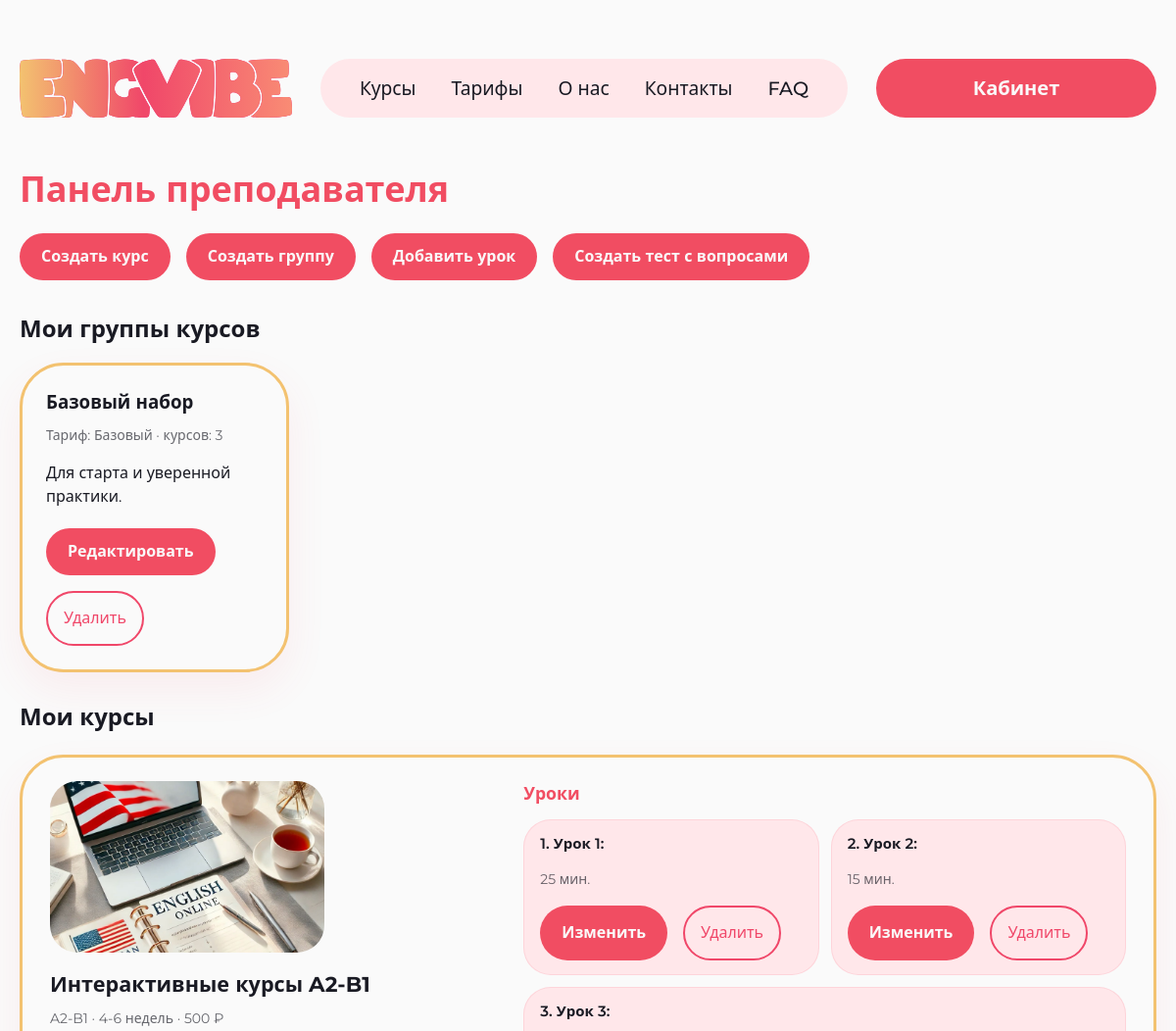
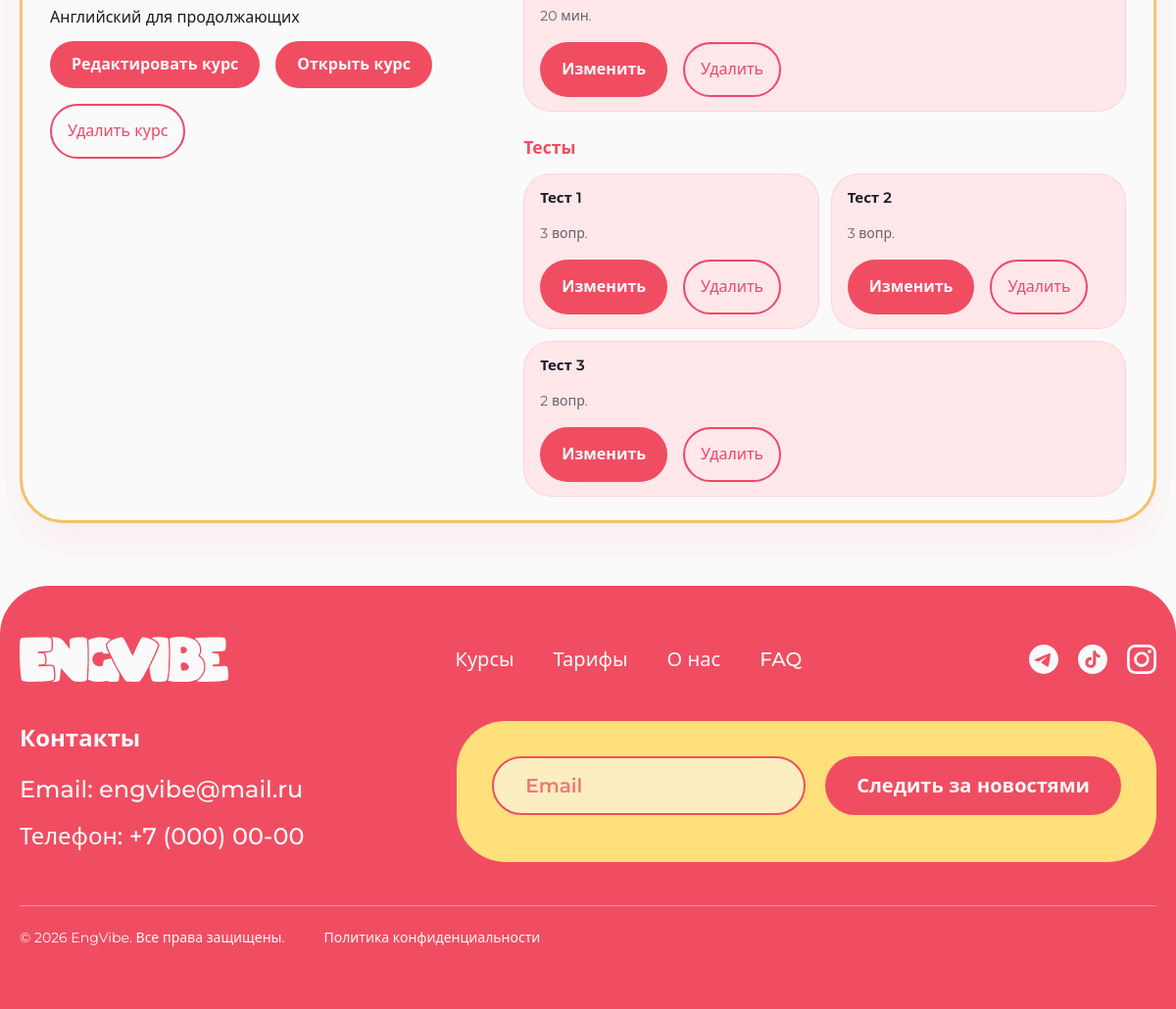
The page /teacher-panel/ (signed in) on the database its author committed (2 pictures, top to bottom).
### core/models.py (models this page shows, shortened)
class CourseGroup(models.Model):
    class Meta:
        verbose_name = 'Группа курсов'
        verbose_name_plural = 'Группы курсов'
        ordering = ['order', 'name']
    name = models.CharField(max_length=255, verbose_name='Название')
    slug = models.SlugField(max_length=80, unique=True, verbose_name='URL-идентификатор (slug)')
    description = models.TextField(blank=True, verbose_name='Описание')
    courses = models.ManyToManyField(
        Course,
        blank=True,
        related_name='course_groups',
        verbose_name='Курсы',
    )
    tariff_plan = models.ForeignKey(
        TariffPlan,
        on_delete=models.PROTECT,
        related_name='course_groups',
        verbose_name='Тариф',
    )
    created_by = models.ForeignKey(
        User,
        on_delete=models.SET_NULL,
        null=True,
        blank=True,
        related_name='created_course_groups',
        verbose_name='Создал',
    )
    created_at = models.DateTimeField(auto_now_add=True, verbose_name='Создана')
    order = models.PositiveIntegerField(default=0, verbose_name='Порядок')

class TariffPlan(models.Model):
    class Meta:
        verbose_name = 'Тарифный план'
        verbose_name_plural = 'Тарифные планы'
        ordering = ['order', 'price']
    slug = models.SlugField(unique=True, verbose_name='Код (slug)')
    name = models.CharField(max_length=120, verbose_name='Название')
    price = models.PositiveIntegerField(
        verbose_name='Цена (₽)',
        help_text='Цена в рублях за период',
    )
    billing_days = models.PositiveIntegerField(
        verbose_name='Период (дней)',
        help_text='Длительность подписки в днях',
    )
    access_all = models.BooleanField(
        default=False,
        verbose_name='Доступ ко всем курсам',
        help_text='Если да — без лимита по числу курсов',
    )
    max_courses = models.PositiveSmallIntegerField(
        null=True,
        blank=True,
        verbose_name='Макс. число курсов',
        help_text='Для базового тарифа: сколько курсов можно выбрать; пусто, если доступ ко всем',
    )
    tagline = models.CharField(max_length=255, blank=True, verbose_name='Краткий слоган')
    perks = models.TextField(
        blank=True,
        verbose_name='Преимущества',
        help_text='По одному пункту на строку',
    )
    order = models.PositiveSmallIntegerField(default=0, verbose_name='Порядок')

class Course(models.Model):
    class Meta:
        verbose_name = 'Курс'
        verbose_name_plural = 'Курсы'
        ordering = ['order', '-created_at']
    title = models.CharField(max_length=255, verbose_name='Название')
    slug = models.SlugField(unique=True, verbose_name='URL-идентификатор (slug)')
    level = models.CharField(max_length=50, default='A1-A2', verbose_name='Уровень')
    short_description = models.CharField(max_length=300, verbose_name='Краткое описание')
    description = models.TextField(verbose_name='Полное описание')
    duration = models.CharField(max_length=80, verbose_name='Длительность (текст)')
    price = models.PositiveIntegerField(
        default=1500,
        verbose_name='Цена (₽)',
        help_text='Справочная цена разовой покупки курса',
    )
    thumbnail = models.ImageField(
        upload_to='courses/',
        blank=True,
        null=True,
        verbose_name='Превью',
    )
    published = models.BooleanField(default=True, verbose_name='Опубликован')
    is_premium = models.BooleanField(default=False, verbose_name='Премиум-курс')
    teachers = models.ManyToManyField(
        User,
        blank=True,
        related_name='teaching_courses',
        verbose_name='Преподаватели',
    )
    order = models.PositiveIntegerField(default=1, verbose_name='Порядок сортировки')
    created_at = models.DateTimeField(auto_now_add=True, verbose_name='Создан')

class Lesson(models.Model):
    class Meta:
        verbose_name = 'Урок'
        verbose_name_plural = 'Уроки'
        ordering = ['order']
    course = models.ForeignKey(
        Course,
        on_delete=models.CASCADE,
        related_name='lessons',
        verbose_name='Курс',
    )
    title = models.CharField(max_length=255, verbose_name='Название')
    description = models.TextField(blank=True, verbose_name='Краткое описание (для каталога)')
    material = models.TextField(
        blank=True,
        verbose_name='Материал урока',
        help_text='HTML-контент: текст, изображения, таблицы, видео, кнопки (редактор конструктора).',
    )
    duration_minutes = models.PositiveIntegerField(default=10, verbose_name='Длительность, мин.')
    video_url = models.URLField(blank=True, verbose_name='Ссылка на видео')
    exercise_url = models.URLField(blank=True, verbose_name='Ссылка на упражнение')
    order = models.PositiveIntegerField(default=1, verbose_name='Порядок в курсе')

class CourseTest(models.Model):
    class Meta:
        verbose_name = 'Тест курса'
        verbose_name_plural = 'Тесты курсов'
        ordering = ['order']
    course = models.ForeignKey(
        Course,
        on_delete=models.CASCADE,
        related_name='tests',
        verbose_name='Курс',
    )
    title = models.CharField(max_length=255, verbose_name='Название')
    description = models.TextField(blank=True, verbose_name='Описание')
    order = models.PositiveIntegerField(default=1, verbose_name='Порядок')

### core/views.py (the view)
# urls.py: path('teacher-panel/', views.teacher_panel, name='teacher_panel'),
@user_passes_test(is_teacher)
def teacher_panel(request):
    courses = (
        Course.objects.filter(teachers=request.user)
        .distinct()
        .prefetch_related(
            Prefetch('lessons', queryset=Lesson.objects.order_by('order', 'id')),
            Prefetch(
                'tests',
                queryset=CourseTest.objects.annotate(questions_count=Count('questions')).order_by('order', 'id'),
            ),
        )
        .order_by('title')
    )
    return render(
        request,
        'core/teacher_panel.html',
        {
            'courses': courses,
            'course_groups': teacher_course_groups(request.user),
        },
    )

### core/context_processors.py (called while the page is built)
def subscription_badge(request):
    return {}

def subscription_setup(request):
    return {
        'subscription_setup_pending': getattr(request, 'subscription_setup_pending', False),
    }

### core/course_group_views.py (called while the page is built)
def teacher_course_groups(user):
    return (
        CourseGroup.objects.filter(created_by=user)
        .select_related('tariff_plan', 'created_by')
        .annotate(course_count=Count('courses'))
        .order_by('order', 'name')
    )

### core/roles.py (called while the page is built)
def is_teacher(user):
    return user.is_authenticated and user.groups.filter(name='teacher_group').exists()

def is_teacher_or_admin(user):
    return is_teacher(user) or is_admin(user)

### core/templates/core/teacher_panel.html (shortened to what this page needs)
{% extends 'core/base.html' %}
{% load static %}
{% block body_class %}page-teacher-panel{% endblock %}
{% block content %}
<section class="page-shell teacher-panel-page">
    <div class="container">
        <h1>Панель преподавателя</h1>
        <div class="inline-actions teacher-panel-toolbar">
            <a class="btn btn-primary btn-pill btn-compact" href="{% url 'core:course_create' %}">Создать курс</a>
            <a class="btn btn-primary btn-pill btn-compact" href="{% url 'core:course_group_create' %}">Создать группу</a>
            <a class="btn btn-primary btn-pill btn-compact" href="{% url 'core:lesson_create' %}">Добавить урок</a>
            <a class="btn btn-primary btn-pill btn-compact" href="{% url 'core:test_create' %}">Создать тест с вопросами</a>
        </div>
        <section class="teacher-groups-section">
            <h2 class="teacher-panel-section-title">Мои группы курсов</h2>
            <div class="admin-list">
                {% for group in course_groups %}
                    <article class="surface-card panel-entity-card">
                        <h3>{{ group.name }}</h3>
                        <p class="meta">Тариф: {{ group.tariff_plan.name }} · курсов: {{ group.course_count }}</p>
                        {% if group.description %}<p>{{ group.description|truncatewords:24 }}</p>{% endif %}
                        <div class="inline-actions">
                            <a class="btn btn-primary btn-pill btn-compact" href="{% url 'core:course_group_update' group.slug %}">Редактировать</a>
                            <a class="btn btn-outline-pink btn-pill btn-compact" href="{% url 'core:course_group_delete' group.slug %}">Удалить</a>
                        </div>
                    </article>
                {% empty %}
                    <article class="surface-card"><p class="meta">Вы ещё не создавали групп. Группа объединяет курсы для выбора при покупке тарифа.</p></article>
                {% endfor %}
            </div>
        </section>
        <section class="teacher-courses-section">
            <h2 class="teacher-courses-section__title">Мои курсы</h2>
            <div class="teacher-courses-list">
                {% for course in courses %}
                    <article class="surface-card teacher-course-card">
                        <div class="teacher-course-card__layout">
                            <div class="teacher-course-card__info">
                                {% if course.thumbnail %}
                                    <img loading="lazy" class="teacher-course-card__thumb" src="{{ course.thumbnail.url }}" alt="">
                                {% endif %}
                                <h3 class="teacher-course-card__title">{{ course.title }}</h3>
                                <p class="meta teacher-course-card__meta">
                                    {{ course.level }} · {{ course.duration }} · {{ course.price }} ₽
                                </p>
                                <p class="teacher-course-card__short">{{ course.short_description }}</p>
                                <div class="inline-actions teacher-course-card__actions">
                                    <a class="btn btn-primary btn-pill btn-compact" href="{% url 'core:course_update' course.slug %}">Редактировать курс</a>
                                    <a class="btn btn-primary btn-pill btn-compact" href="{% url 'core:course_detail' course.slug %}">Открыть курс</a>
                                    <a class="btn btn-outline-pink btn-pill btn-compact" href="{% url 'core:course_delete' course.slug %}">Удалить курс</a>
                                </div>
                            </div>
                            <div class="teacher-course-card__aside">
                                <div class="teacher-course-block">
                                    <h4 class="teacher-course-block__title">Уроки</h4>
                                    {% if course.lessons.all %}
                                        <div class="teacher-course-cards-row">
                                            {% for lesson in course.lessons.all %}
                                                <article class="teacher-mini-card">
                                                    <p class="teacher-mini-card__name">{{ lesson.order }}. {{ lesson.title }}</p>
                                                    <p class="meta teacher-mini-card__meta">{{ lesson.duration_minutes }} мин.</p>
                                                    <div class="inline-actions teacher-mini-card__actions">
                                                        <a class="btn btn-primary btn-pill btn-compact" href="{% url 'core:lesson_update' lesson.id %}">Изменить</a>
                                                        <a class="btn btn-outline-pink btn-pill btn-compact" href="{% url 'core:lesson_delete' lesson.id %}">Удалить</a>
                                                    </div>
                                                </article>
                                            {% endfor %}
                                        </div>
                                    {% else %}
                                        <p class="meta teacher-course-block__empty">Уроков пока нет.</p>
                                    {% endif %}
                                </div>
                                <div class="teacher-course-block">
                                    <h4 class="teacher-course-block__title">Тесты</h4>
                                    {% if course.tests.all %}
                                        <div class="teacher-course-cards-row">
                                            {% for test in course.tests.all %}
                                                <article class="teacher-mini-card">
                                                    <p class="teacher-mini-card__name">{{ test.title }}</p>
                                                    <p class="meta teacher-mini-card__meta">{{ test.questions_count }} вопр.</p>
                                                    <div class="inline-actions teacher-mini-card__actions">
                                                        <a class="btn btn-primary btn-pill btn-compact" href="{% url 'core:test_update' test.id %}">Изменить</a>
                                                        <a class="btn btn-outline-pink btn-pill btn-compact" href="{% url 'core:test_delete' test.id %}">Удалить</a>
                                                    </div>
                                                </article>
                                            {% endfor %}
                                        </div>
                                    {% else %}
                                        <p class="meta teacher-course-block__empty">Тестов пока нет.</p>
                                    {% endif %}
                                </div>
                            </div>
                        </div>
                    </article>
                {% empty %}
                    <article class="surface-card"><p class="meta">У вас пока нет закрепленных курсов.</p></article>
                {% endfor %}
            </div>
        </section>
    </div>
</section>
{% endblock %}

### rows shown on the page
CourseGroup: name "Базовый набор", tariff_plan.name "Базовый", course_count "3", description "Для старта и уверенной практики."
Course: thumbnail (picture), title "Интерактивные курсы A2-B1", level "A2-B1", duration "4-6 недель", price "500", short_description "Английский для продолжающих"
Lesson: order "1", title "Урок 1:", duration_minutes "25"
Lesson: order "2", title "Урок 2:", duration_minutes "15"
Lesson: order "3", title "Урок 3:", duration_minutes "20"
CourseTest: title "Тест 1", questions_count "3"
CourseTest: title "Тест 2", questions_count "3"
CourseTest: title "Тест 3", questions_count "2"
